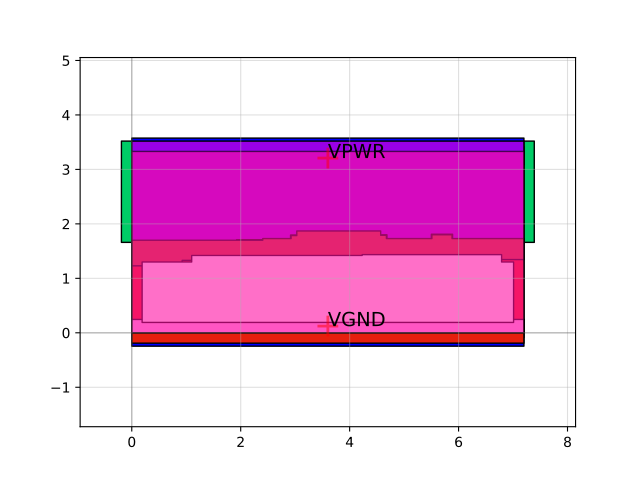

Python code for this plot:
import sky130

c = sky130.components.sky130_fd_sc_hs__a22o_4()
c.plot()
